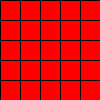
Frame 1 (no input)
Frame 60 (the mouse pressed at the canvas centre just before this capture): identical to frame 1, image omitted
Frame 120 (the mouse held since frame 60 and released just before this capture): identical to frame 1, image omitted

The Processing sketch that drew this single still picture (run headless with seeded random() and noise(); from frame 60 on, the mouse is pressed at the canvas centre):

// Processing sketch: H09_Opd7
// ── H09_Opd7.pde


void setup(){
mijnMethode();
}

void draw(){
  
}

void mijnMethode(){
  


int BLOCKX = 20;
int BLOCKY = 20;

fill(255,0,0);
for (int i = 0; i <20; i++){
  for (int j = 0; j < 20; j++){
    if ((i + j + 1) % 2 == 0){
    
    }
    rect(i * BLOCKX, j * BLOCKY, 20, 20);
  }
}
}
